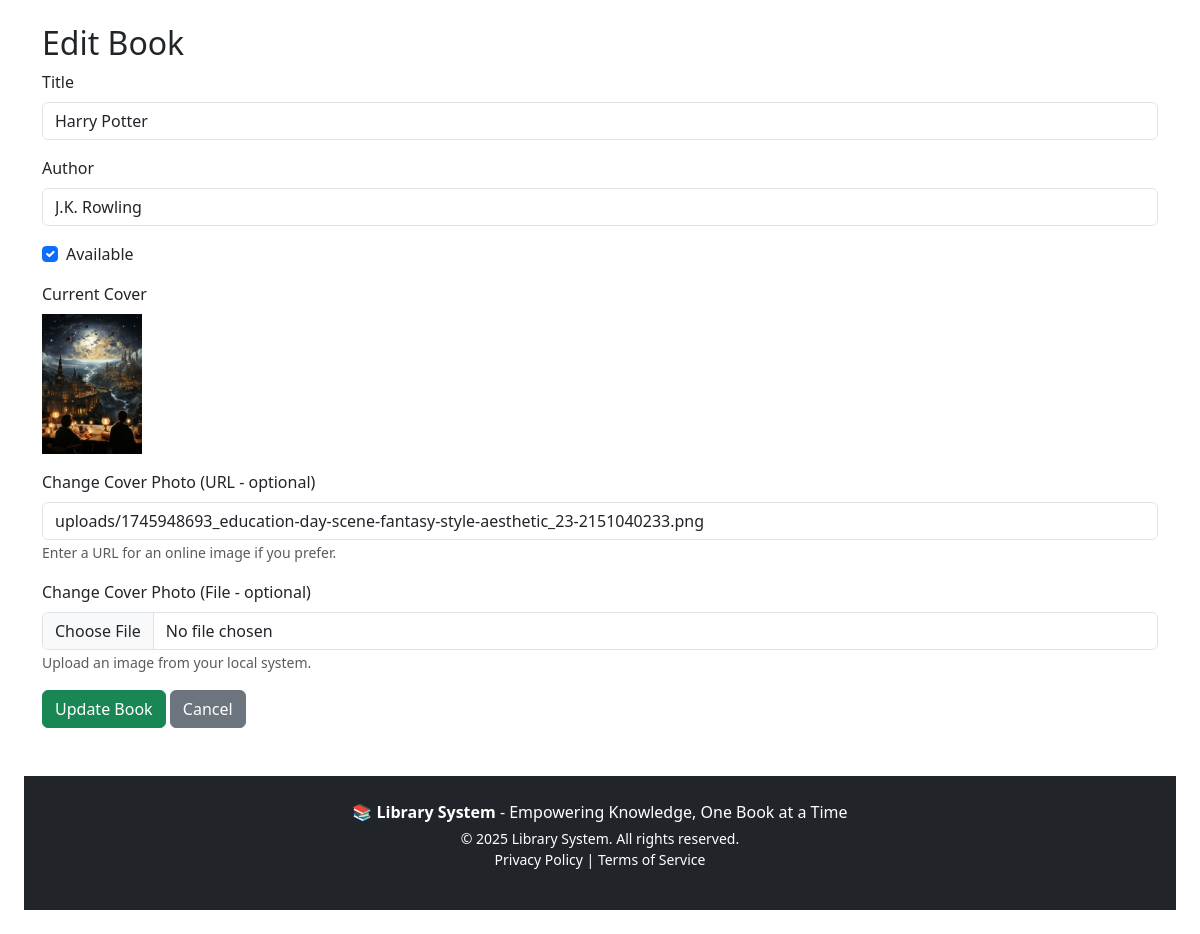
The page /edit_book.php?id=1 (signed in) on the database its author committed.
### tables this page shows
CREATE TABLE IF NOT EXISTS `books` (
  `id` int NOT NULL AUTO_INCREMENT,
  `title` varchar(255) NOT NULL,
  `author` varchar(255) NOT NULL,
  `available` tinyint(1) DEFAULT '1',
  `cover_photo` varchar(255) DEFAULT NULL,
  PRIMARY KEY (`id`)
);

### edit_book.php (the view, shortened to what this page needs)
<?php
require 'auth/db.php';
$id = intval($_GET['id']);
$book = mysqli_fetch_assoc(mysqli_query($conn, "SELECT * FROM books WHERE id = $id"));
?>
<!DOCTYPE html>
<html>
<head>
  <link rel="stylesheet" href="https://cdn.jsdelivr.net/npm/bootstrap@5.3.0/dist/css/bootstrap.min.css">
</head>
<body class="p-4">
<div class="container">
  <h2>Edit Book</h2>
  <form method="POST" enctype="multipart/form-data">
    <div class="mb-3">
      <label class="form-label">Title</label>
      <input type="text" name="title" class="form-control" required value="<?= htmlspecialchars($book['title']) ?>">
    </div>
    <div class="mb-3">
      <label class="form-label">Author</label>
      <input type="text" name="author" class="form-control" required value="<?= htmlspecialchars($book['author']) ?>">
    </div>
    <div class="form-check mb-3">
      <input type="checkbox" name="available" class="form-check-input" id="availableCheck" <?= $book['available'] ? 'checked' : '' ?>>
      <label class="form-check-label" for="availableCheck">Available</label>
    </div>
    <div class="mb-3">
      <label class="form-label">Current Cover</label><br>
      <?php if ($book['cover_photo'] && file_exists($book['cover_photo'])): ?>
        <img src="<?= $book['cover_photo'] ?>" width="100" height="140" style="object-fit: cover;">
      <?php else: ?>
        <span>No image</span>
      <?php endif; ?>
    </div>
    <div class="mb-3">
      <label class="form-label">Change Cover Photo (URL - optional)</label>
      <input type="text" name="cover_photo_url" class="form-control" placeholder="Enter image URL" value="<?= htmlspecialchars($book['cover_photo']) ?>">
      <small class="form-text text-muted">Enter a URL for an online image if you prefer.</small>
    </div>
    <div class="mb-3">
      <label class="form-label">Change Cover Photo (File - optional)</label>
      <input type="file" name="cover_photo" class="form-control" accept="image/*">
      <small class="form-text text-muted">Upload an image from your local system.</small>
    </div>
    <button type="submit" class="btn btn-success">Update Book</button>
    <a href="admin_panel.php" class="btn btn-secondary">Cancel</a>
  </form>
</div>
<footer class="bg-dark text-white py-4 mt-5">
  <div class="container text-center">
    <p class="mb-1">📚 <strong>Library System</strong> - Empowering Knowledge, One Book at a Time</p>
    <p class="small mb-0">&copy; <?= date('Y') ?> Library System. All rights reserved.</p>
    <p class="small">
      <a href="privacy_policy.php" class="text-white text-decoration-none">Privacy Policy</a> |
      <a href="terms_of_service.php" class="text-white text-decoration-none">Terms of Service</a>
    </p>
  </div>
</footer>
</body>
</html>

### rows shown on the page
books: title "Harry Potter", author "J.K. Rowling", available "☑", cover_photo (picture), cover_photo_url "uploads/1745948693_education-day-scene-fantasy-style-aesthetic_23-2151040233.png"
